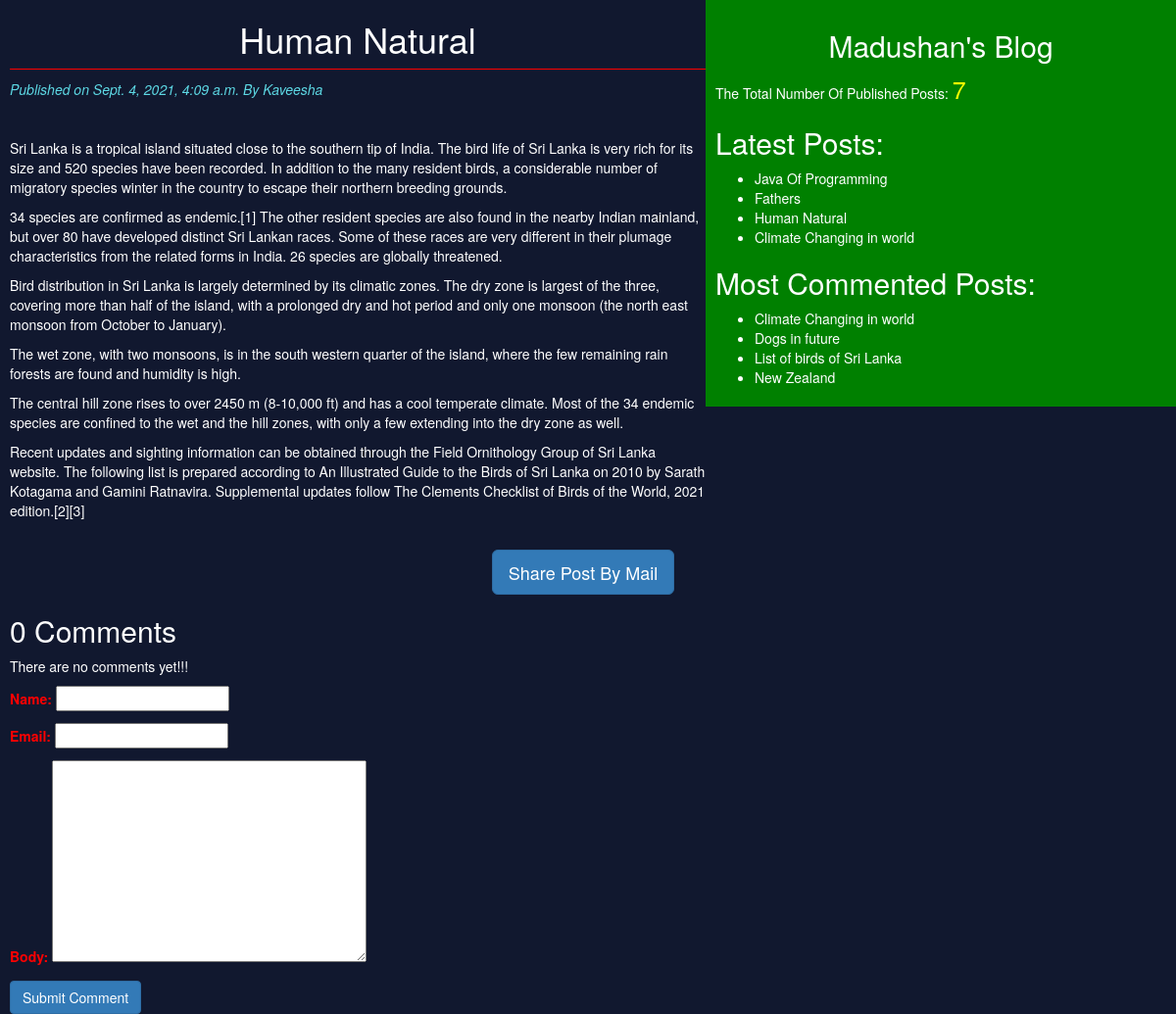
The page /post/10/2021/09/04/human-natural/ on the database its author committed.
### blog/models.py (models this page shows, shortened)
class Post(models.Model):
    STATUS_CHOICES = (('draft', 'Draft'), ('published', 'Published'))
    title = models.CharField(max_length=256)
    slug = models.SlugField(max_length=264, unique_for_date='publish')
    author = models.ForeignKey(User, related_name='blog_posts', on_delete=models.CASCADE)
    body = models.TextField()
    publish = models.DateTimeField(default=timezone.now)
    created = models.DateTimeField(auto_now_add=True)
    updated = models.DateTimeField(auto_now=True)
    status = models.CharField(max_length=10, choices=STATUS_CHOICES, default='draft')
    objects = CustomManager()
    tags = TaggableManager()
    class Meta:
        ordering = ('-publish',)
    def get_absolute_url(self):
        return reverse('post_detail', kwargs={'pk': self.id, 'year': self.publish.year, 'month': self.publish.strftime('%m'), 'day': self.publish.strftime('%d'), 'slug': self.slug })

### blog/views.py (the view)
# urls.py: path('post/<int:pk>/<int:year>/<int:month>/<int:day>/<slug:slug>/', views.post_detail_view, name='post_detail'),
def post_detail_view(request, pk, year, month, day, slug):
    post = get_object_or_404(Post, id=pk)
    comments = post.comments.filter(active=True)
    csubmit = False
    if request.method == 'POST':
        form = CommentForm(request.POST)
        if form.is_valid():
            new_comment = form.save(commit=False)
            new_comment.post = post
            new_comment.save()
            csubmit = True
    else:
        form = CommentForm()
    return render(request, 'blog/post_detail.html', {'post': post, 'form': form, 'comments': comments, 'csubmit': csubmit})

### blog/forms.py
class CommentForm(forms.ModelForm):
    class Meta:
        model = Comment
        fields = ('name', 'email', 'body')

### blog/models.py (called while the page is built)
    def get_queryset(self):
        return super().get_queryset().filter(status='published')

### blog/templatetags/blog_tags.py (called while the page is built)
@register.simple_tag
def total_posts():
    return Post.objects.count()

@register.inclusion_tag('blog/latest_posts.html')
def show_latest_posts(count=4):
    latest_posts = Post.objects.order_by('-publish')[:count]
    return {'latest_posts': latest_posts}

@register.simple_tag
def get_most_commented_posts(count=4):
    return Post.objects.annotate(total_comments=Count('comments')).order_by('-total_comments')[:count]

### templates/blog/post_detail.html (shortened to what this page needs)
<!DOCTYPE html>
{% extends "blog/base.html" %}
    {% block content %}
        <h1>{{post.title}}</h1>
        <p id="date">Published on {{post.publish}} By {{post.author|title}}</p><br>
        <p>{{post.body|linebreaks}}</p><br>
        <div class="container" align="center">
            <a href="/share/{{post.id}}" class="btn btn-primary btn-lg">Share Post By Mail</a>
        </div>
        {% with comments.count as comments_count %}
            <h2>{{comments_count}} Comment{{comments_count|pluralize}}</h2>
        {% endwith %}
        {% if comments %}
            {% for comment in comments %}
                <p id="date">Comment {{forloop.counter}} by {{comment.name}} on {{comment.created}}</p>
                <div id="cb">{{comment.body|linebreaks}}</div><br><br>
            {% endfor %}
            {% else %}
                <p>There are no comments yet!!!</p>
        {% endif %}
        {% if csubmit %}
            <h2>Your Comment Added Successfully</h2>
            {% else %}
                <form method="POST">
                    {{form.as_p}}
                    <input type="submit" class="btn btn-primary" value="Submit Comment">
                </form>
        {% endif %}
    {% endblock %}

### templates/blog/base.html (shortened to what this page needs)
<!DOCTYPE html>
{% load staticfiles %}
{% load blog_tags %}
<html lang="en">
<head>
    <link rel="stylesheet" href="https://maxcdn.bootstrapcdn.com/bootstrap/3.3.7/css/bootstrap.min.css">
    <link rel="stylesheet" href="{% static "css/demo.css" %}">
</head>
<body>
    <div class="content">
        {% block content %}{% endblock %}
    </div>
    <div class="sidebar">
        <h2 align="center">Madushan's Blog</h2>
        <p>The Total Number Of Published Posts: <span id="post_count">{% total_posts %}</span></p>
        <h2>Latest Posts:</h2>
        {% show_latest_posts %}
        <h2>Most Commented Posts:</h2>
        {% get_most_commented_posts as most_commented_posts %}
        <ul>
            {% for post in most_commented_posts %}
                <li><a href="{{post.get_absolute_url}}">{{post.title}}</a></li>
            {% endfor %}
        </ul>
    </div>
</body>
</html>

### templates/blog/latest_posts.html
<ul>
    {% for post in latest_posts %}
        <li><a href="{{post.get_absolute_url}}">{{post.title}}</a></li>
    {% endfor %}
</ul>

### static/css/demo.css (style rules this page uses)
.content { width: 60%; float: left; padding-left: 10px; }
.sidebar { width: 40%; float: right; padding: 10px; background: green; }
h1 { text-align: center; border-bottom: 1px solid red; padding-bottom: 10px; }
body { color: white; background: #11182F; }
#date { color: #5DD8E4; font-size: 14px; font-style: italic; }
form { color: #FF0000; }
#post_count { color: yellow; font-size: 25px; }
li a { color: white; }

### rows shown on the page
Post: title "Human Natural", publish "Sept. 4, 2021, 4:09 a.m.", author "Kaveesha", body "Sri Lanka is a tropical island situated close to the southern tip of India. The bird life of Sri Lanka is very rich for its size and 520 species have been recorded. In addition to the many resident birds, a considerable number of migratory species winter in the country to escape their northern breeding grounds. 34 species are confirmed as endemic.[1] The other resident species are also found in the nearby Indian mainland, but over 80 have developed distinct Sri Lankan races. Some of these races are very different in their plumage characteristics from the related forms in India. 26 species are globally threatened. Bird distribution in Sri Lanka is largely determined by its climatic zones.…"
Post: title "Java Of Programming"
Post: title "Fathers"
Post: title "Climate Changing in world"
Post: title "Dogs in future"
Post: title "List of birds of Sri Lanka"
Post: title "New Zealand"

### other values the page prints
{{ comments_count }} "0"
